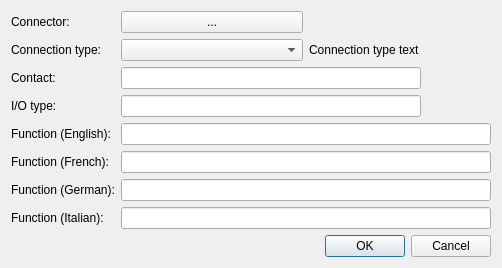
<?xml version="1.0" encoding="UTF-8"?>
<ui version="4.0">
 <class>mdtClArticleConnectionDialog</class>
 <widget class="QDialog" name="mdtClArticleConnectionDialog">
  <property name="geometry">
   <rect>
    <x>0</x>
    <y>0</y>
    <width>502</width>
    <height>255</height>
   </rect>
  </property>
  <property name="windowTitle">
   <string>Article connection edition</string>
  </property>
  <layout class="QFormLayout" name="formLayout">
   <item row="0" column="0">
    <widget class="QLabel" name="lbArticleConnectorNameLabel">
     <property name="text">
      <string>Connector:</string>
     </property>
    </widget>
   </item>
   <item row="0" column="1">
    <layout class="QHBoxLayout" name="horizontalLayout">
     <item>
      <widget class="QPushButton" name="pbSelectArticleConnector">
       <property name="text">
        <string>...</string>
       </property>
      </widget>
     </item>
     <item>
      <widget class="QLabel" name="lbArticleConnectorName">
       <property name="minimumSize">
        <size>
         <width>0</width>
         <height>0</height>
        </size>
       </property>
       <property name="text">
        <string>&lt;None&gt;</string>
       </property>
      </widget>
     </item>
    </layout>
   </item>
   <item row="1" column="0">
    <widget class="QLabel" name="lbConnectionType">
     <property name="text">
      <string>Connection type:</string>
     </property>
    </widget>
   </item>
   <item row="1" column="1">
    <layout class="QHBoxLayout" name="horizontalLayout_2">
     <item>
      <widget class="QComboBox" name="cbConnectionType">
       <property name="editable">
        <bool>false</bool>
       </property>
      </widget>
     </item>
     <item>
      <widget class="QLabel" name="lbConnectionTypeText">
       <property name="text">
        <string>Connection type text</string>
       </property>
      </widget>
     </item>
    </layout>
   </item>
   <item row="2" column="0">
    <widget class="QLabel" name="lbArticleContactName">
     <property name="text">
      <string>Contact:</string>
     </property>
    </widget>
   </item>
   <item row="2" column="1">
    <widget class="QLineEdit" name="fld_ArticleContactName">
     <property name="maximumSize">
      <size>
       <width>300</width>
       <height>16777215</height>
      </size>
     </property>
     <property name="maxLength">
      <number>30</number>
     </property>
    </widget>
   </item>
   <item row="3" column="0">
    <widget class="QLabel" name="lbIoType">
     <property name="text">
      <string>I/O type:</string>
     </property>
    </widget>
   </item>
   <item row="3" column="1">
    <widget class="QLineEdit" name="fld_IoType">
     <property name="maximumSize">
      <size>
       <width>300</width>
       <height>16777215</height>
      </size>
     </property>
     <property name="maxLength">
      <number>30</number>
     </property>
    </widget>
   </item>
   <item row="4" column="0">
    <widget class="QLabel" name="lbFunctionEN">
     <property name="text">
      <string>Function (English):</string>
     </property>
    </widget>
   </item>
   <item row="4" column="1">
    <widget class="QLineEdit" name="fld_FunctionEN">
     <property name="maxLength">
      <number>100</number>
     </property>
    </widget>
   </item>
   <item row="5" column="0">
    <widget class="QLabel" name="lbFunctionFR">
     <property name="text">
      <string>Function (French):</string>
     </property>
    </widget>
   </item>
   <item row="5" column="1">
    <widget class="QLineEdit" name="fld_FunctionFR">
     <property name="maxLength">
      <number>100</number>
     </property>
    </widget>
   </item>
   <item row="6" column="0">
    <widget class="QLabel" name="lbFunctionDE">
     <property name="text">
      <string>Function (German):</string>
     </property>
    </widget>
   </item>
   <item row="6" column="1">
    <widget class="QLineEdit" name="fld_FunctionDE">
     <property name="maxLength">
      <number>100</number>
     </property>
    </widget>
   </item>
   <item row="7" column="0">
    <widget class="QLabel" name="lbFunctionIT">
     <property name="text">
      <string>Function (Italian):</string>
     </property>
    </widget>
   </item>
   <item row="7" column="1">
    <widget class="QLineEdit" name="fld_FunctionIT">
     <property name="maxLength">
      <number>100</number>
     </property>
    </widget>
   </item>
   <item row="8" column="1">
    <widget class="QDialogButtonBox" name="buttonBox">
     <property name="orientation">
      <enum>Qt::Horizontal</enum>
     </property>
     <property name="standardButtons">
      <set>QDialogButtonBox::Cancel|QDialogButtonBox::Ok</set>
     </property>
    </widget>
   </item>
  </layout>
 </widget>
 <resources/>
 <connections>
  <connection>
   <sender>buttonBox</sender>
   <signal>accepted()</signal>
   <receiver>mdtClArticleConnectionDialog</receiver>
   <slot>accept()</slot>
   <hints>
    <hint type="sourcelabel">
     <x>248</x>
     <y>254</y>
    </hint>
    <hint type="destinationlabel">
     <x>157</x>
     <y>274</y>
    </hint>
   </hints>
  </connection>
  <connection>
   <sender>buttonBox</sender>
   <signal>rejected()</signal>
   <receiver>mdtClArticleConnectionDialog</receiver>
   <slot>reject()</slot>
   <hints>
    <hint type="sourcelabel">
     <x>316</x>
     <y>260</y>
    </hint>
    <hint type="destinationlabel">
     <x>286</x>
     <y>274</y>
    </hint>
   </hints>
  </connection>
 </connections>
</ui>
